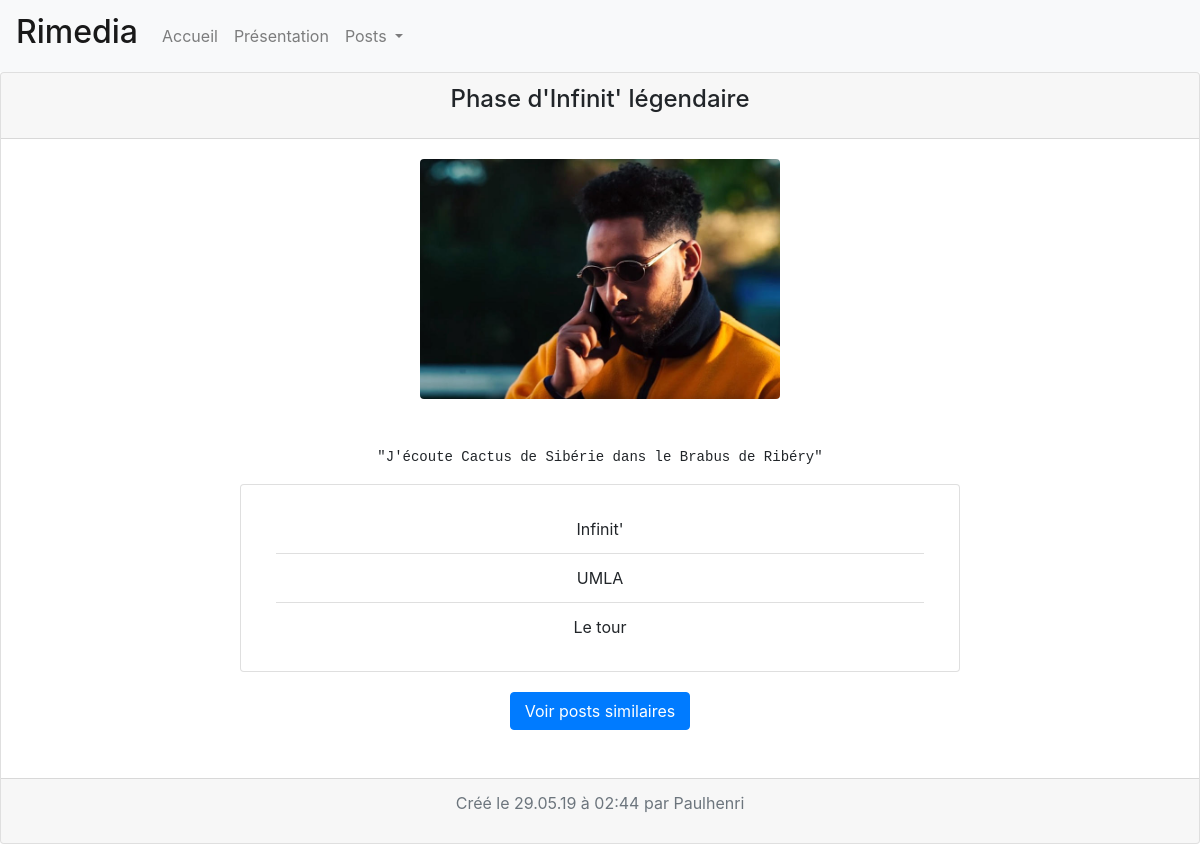
The app's page /view.php?id=36 with its own data.
### tables this page shows
CREATE TABLE "posts" (
	"id"	INTEGER NOT NULL PRIMARY KEY AUTOINCREMENT UNIQUE,
	"author"	TEXT NOT NULL,
	"title"	TEXT NOT NULL,
	"article"	TEXT,
	"artistName"	TEXT,
	"albumName"	TEXT,
	"songName"	TEXT NOT NULL,
	"link"	TEXT,
	"date"	TEXT NOT NULL,
	"genre"	TEXT NOT NULL,
	"imageSource"	TEXT NOT NULL,
	"imageExt"	BLOB
);

### view.php (the view)
<?php
include 'partials/header.php';
$postId = $_GET['id'];
$pdo = connectDatabase();
$data = $pdo->query("SELECT * FROM posts WHERE id=$postId");
$fetchedPost = $data->fetchAll();
$post = $fetchedPost[0];
$username = $_SESSION['username'] ?? '';
$src = $postId.$post['imageExt'];
?>
<div class="card text-center">
    <div class="card-header">
        <h4 class="card-title"><?= $post['title']; ?></h4>
    </div>
    <div class="card-body">
        <?php if($post['link'] != ''): ?>
        <div class="embed-responsive embed-responsive-16by9">
            <iframe class="embed-responsive-item" src="<?= $post['link'] ?>" allowfullscreen></iframe>
        </div>
        <?php else: ?>
        <img style='width:30vw' src='/users/images/<?= $src ?>' class="card-img-top rounded mx-auto d-block"><br>
        <?php endif; ?>
        <br>
        <pre class="card-text"><?= $post['article']; ?></pre>
        <?php if($post['link'] != ''): ?>
            <?php if(postDetails($post) != null): ?>
            <div class="card mb-3" style="width:60vw;margin:auto;">
            <div class="row no-gutters">
                <div class="col-md-4">
                <img src="/users/images/<?= $src ?>" class="card-img" alt="<?= $post['imageSource'] ?>" style='height:100%;'>
                </div>
                <?= postDetails($post); ?>
            </div>
            </div>
            <?php endif;?>
        <?php else: ?>
            <?php if(postDetails($post) != null): ?>
            <div class="card" style="width:60vw;margin:auto;">
            <div>
                <?= postDetailsNoPic($post); ?>
            </div>
            </div>
            <?php endif;?>
        <?php endif;?>
    </div>
    <a href="genres.php?genre=<?= $post['genre'] ?>&page=1" class="btn btn-primary" style="width:15vw;margin:auto;">Voir posts similaires</a>
    <br><br>
    <?php if($username == $post['author']): ?>
    <div class="card-footer text-muted">
        <p>Vous l'avez créé le <?= $post['date'] ?>.<a href="users/delete.php?id=<?= $post['id'] ?>&confirmation=no" style="color:red;"> Supprimer ?</a></p>
    </div>
    <?php else: ?>
    <div class="card-footer text-muted">
        <p>Créé le <?= $post['date'] ?> par <?= $post['author'] ?></p>
    </div>
    <?php endif; ?>
</div>
<?php include 'partials/footer.php';?>

### functions.php (shortened to what this page needs)
<?php
function postDetails(array $post){
    $output = '';
    if($post['artistName'] != '' && $post['albumName'] != '' && $post['songName'] != ''){
        $output .= <<<HTML
        <div class="col-md-8">
            <div class="card-body">
                <ul class="list-group list-group-flush">
                    <li class="list-group-item">${post['artistName']}</li>
                    <li class="list-group-item">${post['albumName']}</li>
                    <li class="list-group-item">${post['songName']}</li>
                </ul>
            </div>
        </div>
HTML;
        return $output;
    }
    else{
        return null;
    }
}
function postDetailsNoPic(array $post){
    $output = '';
    if($post['artistName'] != '' && $post['albumName'] != '' && $post['songName'] != ''){
        $output .= <<<HTML
        <div class="col-md">
            <div class="card-body">
                <ul class="list-group list-group-flush">
                    <li class="list-group-item">${post['artistName']}</li>
                    <li class="list-group-item">${post['albumName']}</li>
                    <li class="list-group-item">${post['songName']}</li>
                </ul>
            </div>
        </div>
HTML;
        return $output;
    }
    else{
        return null;
    }
}

### records on screen
posts: title "Phase d'Infinit' légendaire", imageExt (picture), article "\"J'écoute Cactus de Sibérie dans le Brabus de Ribéry\"", artistName "Infinit'", albumName "UMLA", songName "Le tour", date "29.05.19 à 02:44", author "Paulhenri"
